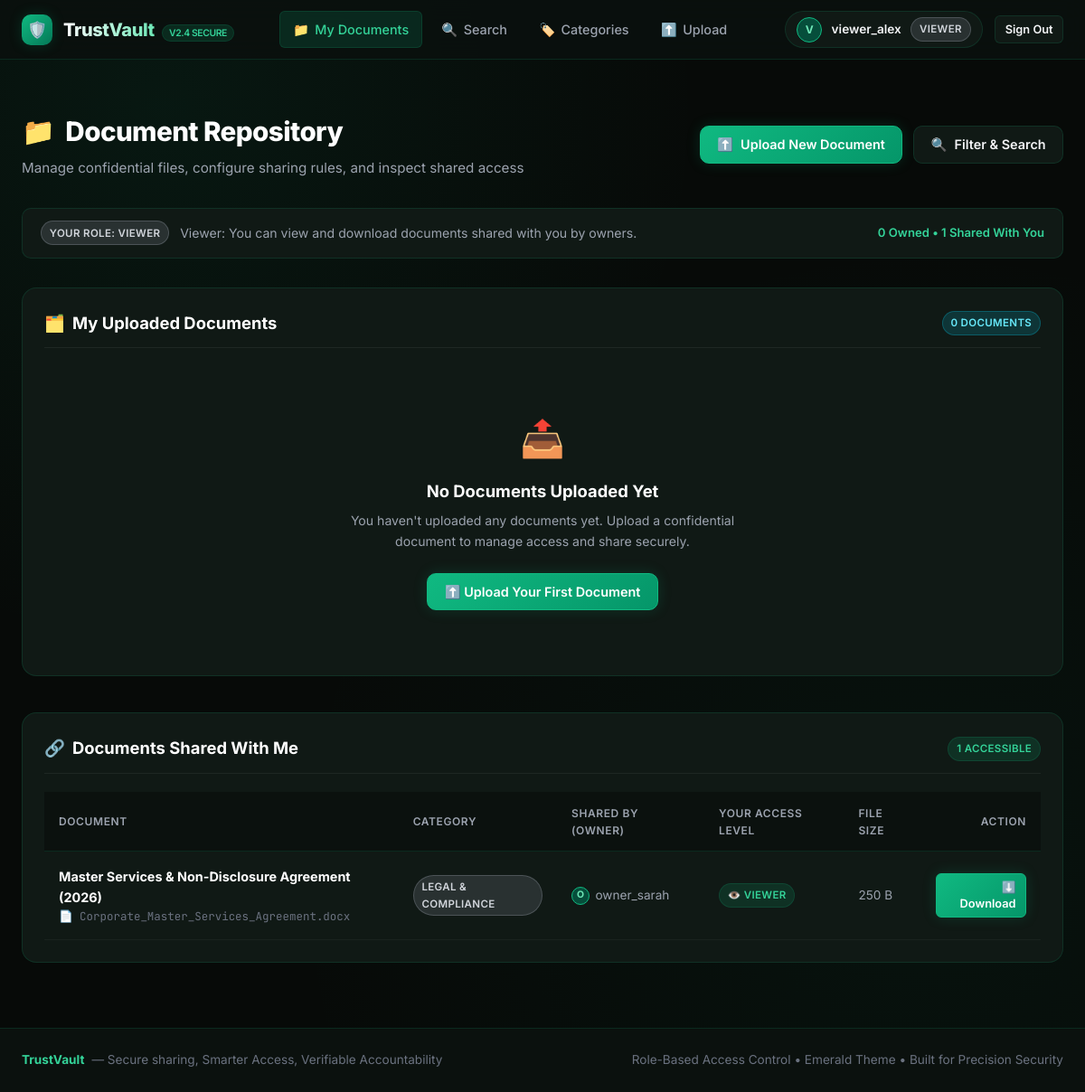
Page /my-documents (signed in) on the committed database.
### app.py (models this page shows, shortened)
class User(db.Model):
    __tablename__ = 'users'
    id = db.Column(db.Integer, primary_key=True)
    username = db.Column(db.String(80), unique=True, nullable=False)
    email = db.Column(db.String(120), unique=True, nullable=False)
    password_hash = db.Column(db.String(255), nullable=False)
    role = db.Column(db.String(20), nullable=False, default='owner')  # 'admin', 'owner', 'viewer'
    avatar = db.Column(db.String(255), default='default-avatar.png')
    created_at = db.Column(db.DateTime, default=datetime.utcnow)
    documents = db.relationship('Document', backref='owner', cascade='all, delete-orphan', lazy=True)
    granted_permissions = db.relationship('DocumentPermission', foreign_keys='DocumentPermission.user_id', backref='grantee', cascade='all, delete-orphan', lazy=True)
    logs = db.relationship('ActivityLog', backref='user', lazy=True)
    @property
    def is_admin(self):
        return self.role == 'admin'

class Document(db.Model):
    __tablename__ = 'documents'
    id = db.Column(db.Integer, primary_key=True)
    title = db.Column(db.String(150), nullable=False)
    description = db.Column(db.Text)
    filename = db.Column(db.String(255), nullable=False)
    original_filename = db.Column(db.String(255), nullable=False)
    file_size = db.Column(db.Integer, default=0)
    category_id = db.Column(db.Integer, db.ForeignKey('categories.id'), nullable=False)
    owner_id = db.Column(db.Integer, db.ForeignKey('users.id'), nullable=False)
    created_at = db.Column(db.DateTime, default=datetime.utcnow)
    updated_at = db.Column(db.DateTime, default=datetime.utcnow, onupdate=datetime.utcnow)
    permissions = db.relationship('DocumentPermission', backref='document', cascade='all, delete-orphan', lazy=True)
    def formatted_size(self):
        size = self.file_size
        if size < 1024:
            return f"{size} B"
        elif size < 1024 * 1024:
            return f"{size / 1024:.1f} KB"
        else:
            return f"{size / (1024 * 1024):.2f} MB"

class Category(db.Model):
    __tablename__ = 'categories'
    id = db.Column(db.Integer, primary_key=True)
    name = db.Column(db.String(80), unique=True, nullable=False)
    description = db.Column(db.String(255))
    icon = db.Column(db.String(50), default='folder')
    documents = db.relationship('Document', backref='category', lazy=True)

class DocumentPermission(db.Model):
    __tablename__ = 'document_permissions'
    id = db.Column(db.Integer, primary_key=True)
    document_id = db.Column(db.Integer, db.ForeignKey('documents.id'), nullable=False)
    user_id = db.Column(db.Integer, db.ForeignKey('users.id'), nullable=False)
    permission_type = db.Column(db.String(20), default='viewer')  # 'viewer', 'editor'
    granted_by_id = db.Column(db.Integer, db.ForeignKey('users.id'), nullable=False)
    granted_at = db.Column(db.DateTime, default=datetime.utcnow)
    granter = db.relationship('User', foreign_keys=[granted_by_id])

### app.py (the view)
@app.route('/my-documents')
@login_required
def my_documents():
    user = get_current_user()
    is_admin = user.is_admin
    my_docs = Document.query.filter_by(owner_id=user.id).order_by(Document.created_at.desc()).all()
    shared_perms = DocumentPermission.query.filter_by(user_id=user.id).all()
    shared_doc_ids = [p.document_id for p in shared_perms]
    shared_docs = Document.query.filter(Document.id.in_(shared_doc_ids)).order_by(Document.created_at.desc()).all() if shared_doc_ids else []
    perm_map = {p.document_id: p.permission_type for p in shared_perms}
    all_system_docs = []
    if is_admin:
        all_system_docs = Document.query.order_by(Document.created_at.desc()).all()
    categories = Category.query.all()
    all_users = User.query.filter(User.id != user.id).all()
    return render_template(
        'documents.html',
        my_docs=my_docs,
        shared_docs=shared_docs,
        all_system_docs=all_system_docs,
        perm_map=perm_map,
        categories=categories,
        all_users=all_users
    )

### app.py (called while the page is built)
def get_current_user():
    if 'user_id' in session:
        return User.query.get(session['user_id'])
    return None

@app.context_processor
def inject_user_and_counts():
    user = get_current_user()
    unread_logs = 0
    if user and user.is_admin:
        unread_logs = ActivityLog.query.count()
    return dict(current_user=user, total_activity_count=unread_logs)

def login_required(f):
    @wraps(f)
    def decorated_function(*args, **kwargs):
        if 'user_id' not in session:
            flash("Please sign in to access TrustVault.", "warning")
            return redirect(url_for('login', next=request.url))
        return f(*args, **kwargs)
    return decorated_function

### templates/documents.html (shortened to what this page needs)
{% extends 'base.html' %}
{% block content %}
<main class="container">
  <div class="page-header">
    <div>
      <h1 class="page-title">
        <span>📁</span> Document Repository
      </h1>
      <p class="page-subtitle">Manage confidential files, configure sharing rules, and inspect shared access</p>
    </div>
    <div style="display: flex; gap: 0.75rem;">
      <a href="{{ url_for('upload') }}" class="btn btn-primary">
        <span>⬆️</span> Upload New Document
      </a>
      <a href="{{ url_for('search_documents') }}" class="btn btn-secondary">
        <span>🔍</span> Filter & Search
      </a>
    </div>
  </div>
  <div style="display: flex; align-items: center; justify-content: space-between; background: var(--bg-surface); border: 1px solid var(--border-subtle); border-radius: var(--radius-md); padding: 0.85rem 1.25rem; margin-bottom: 2rem; flex-wrap: wrap; gap: 0.75rem;">
    <div style="display: flex; align-items: center; gap: 0.75rem;">
      <span class="badge badge-{{ current_user.role }}">Your Role: {{ current_user.role|capitalize }}</span>
      <span style="font-size: 0.88rem; color: var(--text-secondary);">
        {% if current_user.is_admin %}
          Full system authority: You can manage all documents, users, and audit logs.
        {% elif current_user.role == 'owner' %}
          Document Owner: You have full control over files you upload, including granting/revoking access and deletion.
        {% else %}
          Viewer: You can view and download documents shared with you by owners.
        {% endif %}
      </span>
    </div>
    <div style="font-size: 0.82rem; color: var(--emerald-400); font-weight: 600;">
      {{ my_docs|length }} Owned • {{ shared_docs|length }} Shared With You
    </div>
  </div>
  <div class="card" style="margin-bottom: 2.5rem;">
    <div class="card-header">
      <h2 class="card-title">
        <span>🗂️</span> My Uploaded Documents
      </h2>
      <span class="badge badge-owner">{{ my_docs|length }} Documents</span>
    </div>
    {% if my_docs %}
    <div class="table-responsive">
      <table class="table">
        <thead>
          <tr>
            <th>Document</th>
            <th>Category</th>
            <th>File Size</th>
            <th>Uploaded Date</th>
            <th>Sharing Status</th>
            <th style="text-align: right;">Actions</th>
          </tr>
        </thead>
        <tbody>
          {% for doc in my_docs %}
          <tr>
            <td>
              <div style="font-weight: 700; color: #ffffff; font-size: 0.95rem;">{{ doc.title }}</div>
              <div style="font-size: 0.78rem; color: var(--text-muted); font-family: var(--font-mono);">
                📄 {{ doc.original_filename }}
              </div>
              {% if doc.description %}
              <div style="font-size: 0.78rem; color: var(--text-secondary); margin-top: 0.2rem;">
                {{ doc.description }}
              </div>
              {% endif %}
            </td>
            <td>
              <span class="badge badge-viewer">{{ doc.category.name }}</span>
            </td>
            <td style="font-size: 0.85rem; color: var(--text-secondary);">{{ doc.formatted_size() }}</td>
            <td style="font-size: 0.82rem; color: var(--text-muted); white-space: nowrap;">
              {{ doc.created_at.strftime('%Y-%m-%d') }}
            </td>
            <td>
              {% if doc.permissions %}
                <span class="badge badge-success">Shared with {{ doc.permissions|length }} user(s)</span>
              {% else %}
                <span class="badge badge-viewer">Private (Owner Only)</span>
              {% endif %}
            </td>
            <td style="text-align: right; white-space: nowrap;">
              <a href="{{ url_for('download_document', doc_id=doc.id) }}" class="btn btn-secondary btn-sm" title="Download Document">
                ⬇️ Download
              </a>
              <a href="{{ url_for('manage_access', doc_id=doc.id) }}" class="btn btn-primary btn-sm" title="Manage Permissions">
                👥 Access
              </a>
              <form action="{{ url_for('delete_document', doc_id=doc.id) }}" method="POST" style="display: inline-block;" onsubmit="return confirm('Are you sure you want to permanently delete \'{{ doc.title }}\'? This cannot be undone.');">
                <button type="submit" class="btn btn-danger btn-sm" title="Delete Document">
                  🗑️
                </button>
              </form>
            </td>
          </tr>
          {% endfor %}
        </tbody>
      </table>
    </div>
    {% else %}
    <div style="text-align: center; padding: 3rem 1.5rem;">
      <div style="font-size: 2.5rem; margin-bottom: 0.75rem;">📤</div>
      <h3 style="font-size: 1.15rem; font-weight: 700; color: #fff; margin-bottom: 0.4rem;">No Documents Uploaded Yet</h3>
      <p style="font-size: 0.88rem; color: var(--text-secondary); max-width: 450px; margin: 0 auto 1.5rem;">
        You haven't uploaded any documents yet. Upload a confidential document to manage access and share securely.
      </p>
      <a href="{{ url_for('upload') }}" class="btn btn-primary">
        ⬆️ Upload Your First Document
      </a>
    </div>
    {% endif %}
  </div>
  <div class="card" style="margin-bottom: 2.5rem;">
    <div class="card-header">
      <h2 class="card-title">
        <span>🔗</span> Documents Shared With Me
      </h2>
      <span class="badge badge-success">{{ shared_docs|length }} Accessible</span>
    </div>
    {% if shared_docs %}
    <div class="table-responsive">
      <table class="table">
        <thead>
          <tr>
            <th>Document</th>
            <th>Category</th>
            <th>Shared By (Owner)</th>
            <th>Your Access Level</th>
            <th>File Size</th>
            <th style="text-align: right;">Action</th>
          </tr>
        </thead>
        <tbody>
          {% for doc in shared_docs %}
          <tr>
            <td>
              <div style="font-weight: 700; color: #ffffff;">{{ doc.title }}</div>
              <div style="font-size: 0.78rem; color: var(--text-muted); font-family: var(--font-mono);">
                📄 {{ doc.original_filename }}
              </div>
            </td>
            <td>
              <span class="badge badge-viewer">{{ doc.category.name }}</span>
            </td>
            <td>
              <div style="display: flex; align-items: center; gap: 0.4rem;">
                <div class="user-avatar-small" style="width: 20px; height: 20px; font-size: 0.65rem;">
                  {{ doc.owner.username[0]|upper }}
                </div>
                <span style="font-size: 0.85rem; color: var(--text-secondary);">{{ doc.owner.username }}</span>
              </div>
            </td>
            <td>
              <span class="badge badge-success">
                👁️ {{ perm_map.get(doc.id, 'viewer')|upper }}
              </span>
            </td>
            <td style="font-size: 0.85rem; color: var(--text-secondary);">{{ doc.formatted_size() }}</td>
            <td style="text-align: right;">
              <a href="{{ url_for('download_document', doc_id=doc.id) }}" class="btn btn-primary btn-sm">
                ⬇️ Download
              </a>
            </td>
          </tr>
          {% endfor %}
        </tbody>
      </table>
    </div>
    {% else %}
    <div style="text-align: center; padding: 2.5rem 1.5rem; color: var(--text-muted);">
      <p style="margin: 0; font-size: 0.9rem;">No documents have been shared with your account yet.</p>
    </div>
    {% endif %}
  </div>
</main>
{% endblock %}

### templates/base.html (shortened to what this page needs)
<!DOCTYPE html>
<html lang="en">
<head>
  <link rel="stylesheet" href="{{ url_for('static', filename='css/style.css') }}">
</head>
<body>
  <nav class="navbar">
    <div class="nav-container">
      <a href="{{ url_for('index') }}" class="brand">
        <div class="brand-icon">🛡️</div>
        <div>
          <span class="brand-text">TrustVault</span>
          <span class="brand-tag">v2.4 SECURE</span>
        </div>
      </a>
      {% if current_user %}
      <ul class="nav-links">
        <li class="nav-item">
          <a href="{{ url_for('my_documents') }}" class="{% if request.endpoint == 'my_documents' %}active{% endif %}">
            <span>📁</span> My Documents
          </a>
        </li>
        <li class="nav-item">
          <a href="{{ url_for('search_documents') }}" class="{% if request.endpoint == 'search_documents' %}active{% endif %}">
            <span>🔍</span> Search
          </a>
        </li>
        <li class="nav-item">
          <a href="{{ url_for('categories_view') }}" class="{% if request.endpoint in ['categories_view', 'category_detail'] %}active{% endif %}">
            <span>🏷️</span> Categories
          </a>
        </li>
        <li class="nav-item">
          <a href="{{ url_for('upload') }}" class="{% if request.endpoint == 'upload' %}active{% endif %}">
            <span>⬆️</span> Upload
          </a>
        </li>
      </ul>
      <div class="nav-actions">
        <a href="{{ url_for('profile') }}" class="user-profile-menu">
          <div class="user-avatar-small">
            {% if current_user.avatar and current_user.avatar != 'default-avatar.png' %}
              <img src="{{ url_for('static', filename='uploads/avatars/' + current_user.avatar) }}" alt="Avatar">
            {% else %}
              {{ current_user.username[0]|upper }}
            {% endif %}
          </div>
          <span style="font-size: 0.85rem; font-weight: 600;">{{ current_user.username }}</span>
          <span class="badge badge-{{ current_user.role }}">{{ current_user.role }}</span>
        </a>
        <a href="{{ url_for('logout') }}" class="btn btn-secondary btn-sm" title="Sign Out">Sign Out</a>
      </div>
      {% else %}
      <div class="nav-actions">
        <a href="{{ url_for('login') }}" class="btn btn-secondary btn-sm">Sign In</a>
        <a href="{{ url_for('register') }}" class="btn btn-primary btn-sm">Create Account</a>
      </div>
      {% endif %}
    </div>
  </nav>
  <div class="container" style="padding-top: 1.5rem; padding-bottom: 0;">
  </div>
  {% block content %}{% endblock %}
  <footer class="footer">
    <div class="footer-content">
      <div style="display: flex; align-items: center; gap: 0.5rem;">
        <span style="color: var(--emerald-400); font-weight: 700;">TrustVault</span>
        <span>— Secure sharing, Smarter Access, Verifiable Accountability</span>
      </div>
      <div>
        <span>Role-Based Access Control • Emerald Theme • Built for Precision Security</span>
      </div>
    </div>
  </footer>
</body>
</html>

### rows in the picture
User: username "V", username "viewer_alex", role "VIEWER"
Document: title "Master Services & Non-Disclosure Agreement (2026)", original_filename "Corporate_Master_Services_Agreement.docx", category.name "LEGAL & COMPLIANCE", owner "O", owner.username "owner_sarah", formatted_size "250 B"
DocumentPermission: get "VIEWER"

### other values in the picture
{{ my_docs|length }} "0"
{{ shared_docs|length }} "1"
